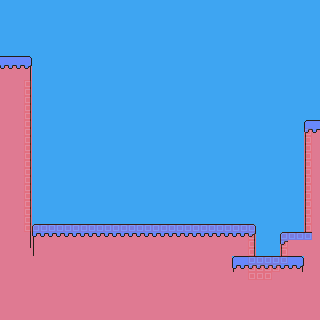

Tiled map render using the project's own tile images. Description and the map definition, with tile-layer contents summarised, below:
An orthogonal 40x40 tile map with 8x8 px tiles, 4 tile layers (Background, Tilemap, Overlay, Collisions), 2 tilesets and 6 objects (5x fire, Start).

<map version="1.0" orientation="orthogonal" renderorder="right-down" width="40" height="40" tilewidth="8" tileheight="8" nextobjectid="92">
 <tileset firstgid="1" name="tileset" tilewidth="8" tileheight="8">
  <image source="../tilesets/tileset.png" trans="ff00ff" width="240" height="144" />
 </tileset>
 <tileset firstgid="541" name="objects" tilewidth="16" tileheight="16">
  <image source="../images/object-sheet.png" trans="ff00ff" width="64" height="64" />
 </tileset>
 <layer name="Background" width="40" height="40">
  <properties>
   <property name="nocollide" value="true" />
   <property name="tileset" value="tileset" />
  </properties>
  <data>[1600 cells, 1600 non-empty, 1 distinct tile ids]</data>
 </layer>
 <layer name="Tilemap" width="40" height="40">
  <properties>
   <property name="nocollide" value="true" />
   <property name="tileset" value="tileset" />
  </properties>
  <data>[1600 cells, 575 non-empty, 11 distinct tile ids]</data>
 </layer>
 <layer name="Overlay" width="40" height="40">
  <properties>
   <property name="overlay" value="true" />
   <property name="tileset" value="tileset" />
  </properties>
  <data>[1600 cells, 0 non-empty, 0 distinct tile ids]</data>
 </layer>
 <layer name="Collisions" width="40" height="40" opacity="0.12">
  <properties>
   <property name="tileset" value="tileset" />
  </properties>
  <data>[1600 cells, 81 non-empty, 1 distinct tile ids]</data>
 </layer>
 <objectgroup name="Things">
  <object id="27" name="start" type="Start" x="72" y="176" />
 </objectgroup>
 <objectgroup name="Enemies">
  <object id="77" name="Fire" type="fire" gid="541" x="176" y="104" width="16" height="16" />
  <object id="78" name="Fire" type="fire" gid="541" x="232" y="25" width="16" height="16" />
  <object id="79" name="Fire" type="fire" gid="541" x="248" y="25" width="16" height="16" />
  <object id="80" name="Fire" type="fire" gid="541" x="264" y="25" width="16" height="16" />
  <object id="81" name="Fire" type="fire" gid="541" x="280" y="25" width="16" height="16" />
 </objectgroup>
</map>
